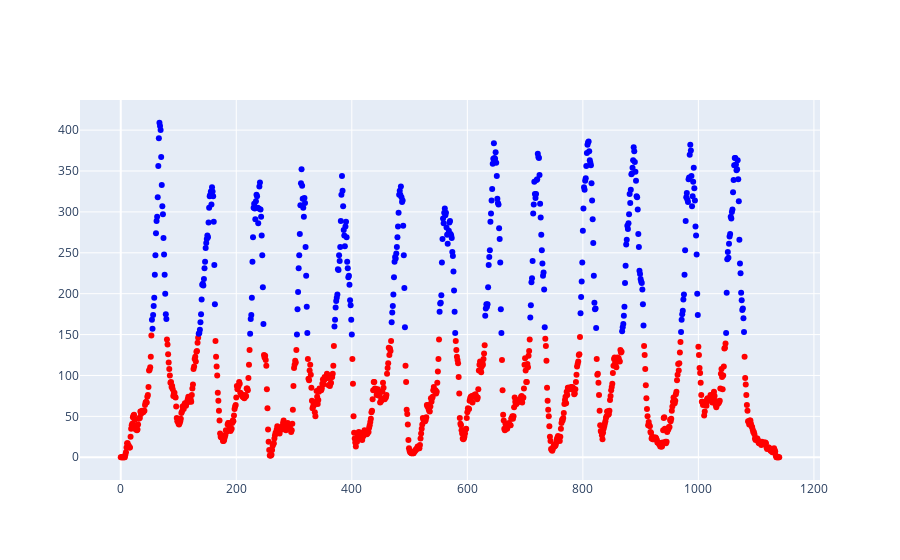
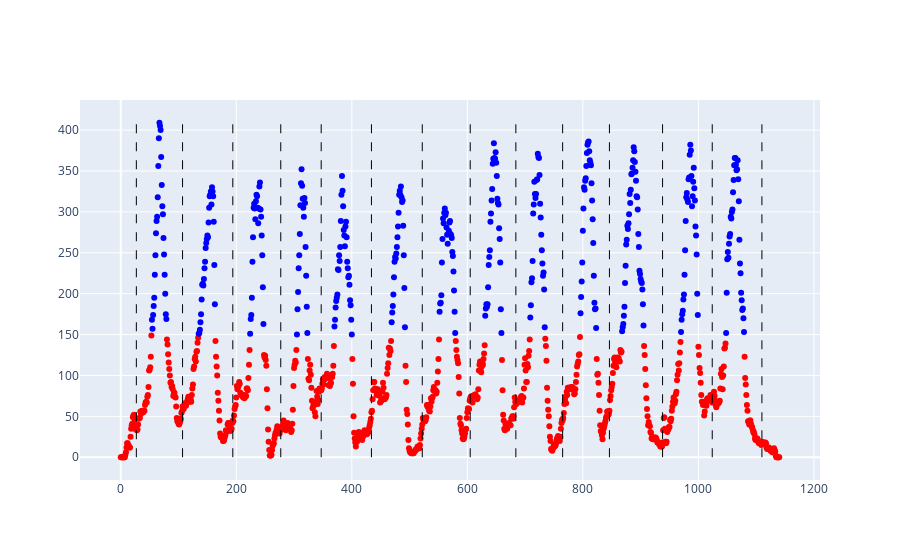

Notebook source saved alongside these figures, in order:
### Code cell
import plotly.graph_objects as go


def find_minimum_indexes(lst):
    if not lst:
        return []
    min_value = min(lst)
    min_indexes = [i for i, value in enumerate(lst) if value == min_value]
    center_index = int((len(lst) / 2))
    tuples = []
    for min_index in min_indexes:
        tuples.append((min_index, abs(min_index - center_index)))
        
    min_tuple = min(tuples, key=lambda x: x[1])
    return min_tuple[0]

def check_zero(indexes, values):
    for index in indexes:
        if values[index - 1] == 0:
            return False
    return True

def average_length_of_lists(lst):
    total_length = 0
    num_lists = len(lst)
    
    for sublist in lst:
        total_length += len(sublist)
    
    if num_lists > 0:
        return total_length / num_lists
    else:
        return 0

def identify_red_sequences(data):
    red_sequences = []
    current_sequence = []
    for i, point in enumerate(data):
        if point > 150:
            if current_sequence:
                red_sequences.append(current_sequence)
                current_sequence = []
        else:
            current_sequence.append(i)
    if current_sequence:
        red_sequences.append(current_sequence)
    return red_sequences

data = calculate_black_pixels_along_height(crop_empty_spaces(crop_line(binarize_image("reshadhw.jpg"))))
colors = ['red' if point < 150 else 'blue' for point in data]
red_sequences = identify_red_sequences(data)

fig = go.Figure(data=go.Scatter(y=data, mode='markers', marker=dict(color=colors)))
fig.show()

indexes = []
for red_sequence in red_sequences:
    if len(red_sequence) > 2:
        indexes.append(red_sequence[int(len(red_sequence) / 2)])

data = calculate_black_pixels_along_height(crop_empty_spaces(crop_line(binarize_image("reshadhw.jpg"))))
colors = ['red' if point < 150 else 'blue' for point in data]
fig = go.Figure(data=go.Scatter(y=data, mode='markers', marker=dict(color=colors)))

for index in indexes:
    fig.add_shape(type="line",
                  x0=index, y0=min(data),
                  x1=index, y1=max(data),
                  line=dict(color="black", width=1, dash="dash"))
fig.show()
print(indexes)

### Figure 1 — Plotly figure (JSON) as saved in the notebook; plotly's stock layout.template omitted (floating-point values rounded to 4 significant figures; data arrays with more than 128 entries replaced by an {"elided": "..."} marker saying what was removed)
{"data": [{"marker": {"color": {"elided": "1141 str values"}}, "mode": "markers", "type": "scatter", "y": {"elided": "1141 int values"}}], "layout": {}}

### Figure 2 — Plotly figure (JSON) as saved in the notebook; plotly's stock layout.template omitted (floating-point values rounded to 4 significant figures; data arrays with more than 128 entries replaced by an {"elided": "..."} marker saying what was removed)
{"data": [{"marker": {"color": {"elided": "1141 str values"}}, "mode": "markers", "type": "scatter", "y": {"elided": "1141 int values"}}], "layout": {"shapes": [{"line": {"color": "black", "dash": "dash", "width": 1}, "type": "line", "x0": 27, "x1": 27, "y0": 0, "y1": 409}, {"line": {"color": "black", "dash": "dash", "width": 1}, "type": "line", "x0": 107, "x1": 107, "y0": 0, "y1": 409}, {"line": {"color": "black", "dash": "dash", "width": 1}, "type": "line", "x0": 194, "x1": 194, "y0": 0, "y1": 409}, {"line": {"color": "black", "dash": "dash", "width": 1}, "type": "line", "x0": 277, "x1": 277, "y0": 0, "y1": 409}, {"line": {"color": "black", "dash": "dash", "width": 1}, "type": "line", "x0": 347, "x1": 347, "y0": 0, "y1": 409}, {"line": {"color": "black", "dash": "dash", "width": 1}, "type": "line", "x0": 434, "x1": 434, "y0": 0, "y1": 409}, {"line": {"color": "black", "dash": "dash", "width": 1}, "type": "line", "x0": 522, "x1": 522, "y0": 0, "y1": 409}, {"line": {"color": "black", "dash": "dash", "width": 1}, "type": "line", "x0": 605, "x1": 605, "y0": 0, "y1": 409}, {"line": {"color": "black", "dash": "dash", "width": 1}, "type": "line", "x0": 684, "x1": 684, "y0": 0, "y1": 409}, {"line": {"color": "black", "dash": "dash", "width": 1}, "type": "line", "x0": 765, "x1": 765, "y0": 0, "y1": 409}, {"line": {"color": "black", "dash": "dash", "width": 1}, "type": "line", "x0": 846, "x1": 846, "y0": 0, "y1": 409}, {"line": {"color": "black", "dash": "dash", "width": 1}, "type": "line", "x0": 938, "x1": 938, "y0": 0, "y1": 409}, {"line": {"color": "black", "dash": "dash", "width": 1}, "type": "line", "x0": 1024, "x1": 1024, "y0": 0, "y1": 409}, {"line": {"color": "black", "dash": "dash", "width": 1}, "type": "line", "x0": 1110, "x1": 1110, "y0": 0, "y1": 409}]}}
